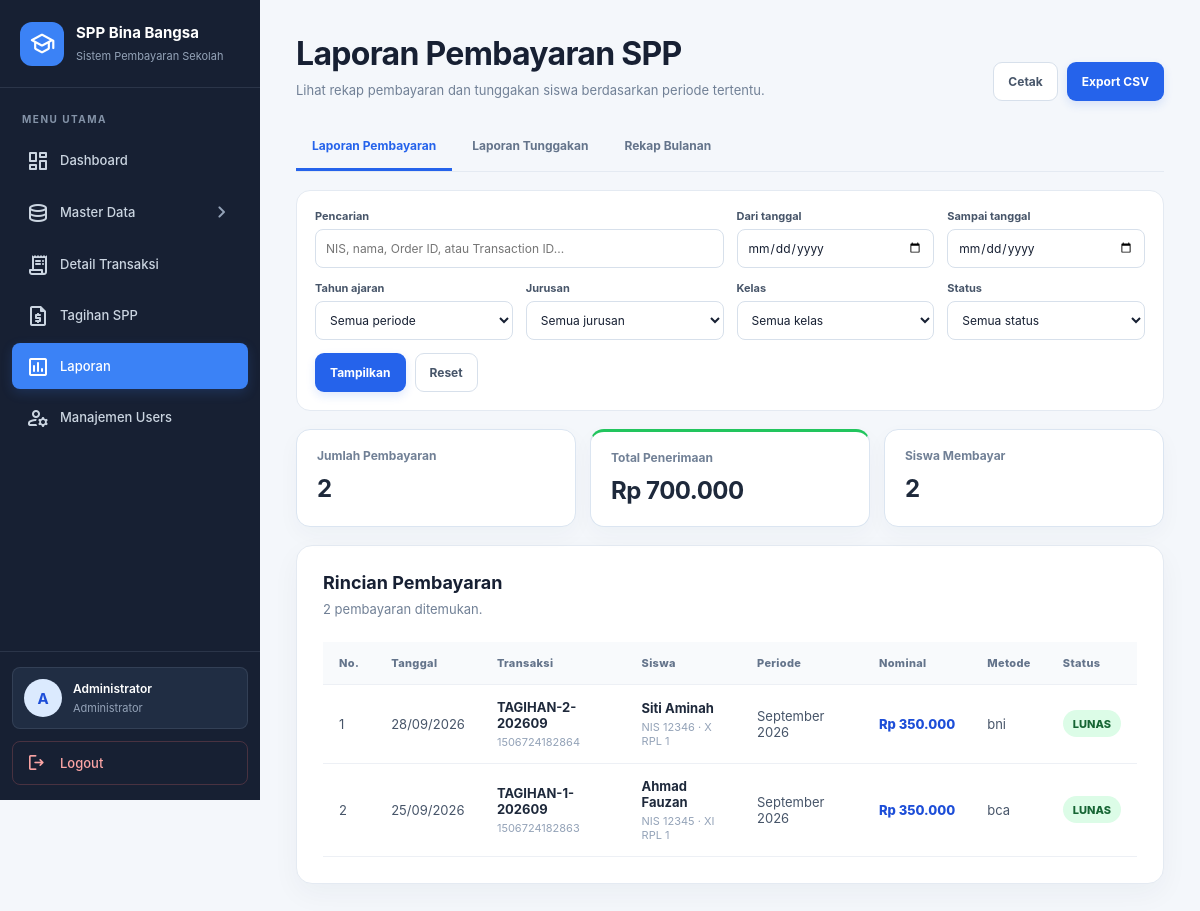
Page /admin/laporan.php (signed in) on the committed database.
### tables this page shows
CREATE TABLE `pembayaran` (
  `id_pembayaran`      INT UNSIGNED NOT NULL AUTO_INCREMENT,
  `id_transaksi`       INT UNSIGNED NOT NULL,
  `id_tagihan`         INT UNSIGNED NOT NULL,
  `tanggal_pembayaran` DATETIME NOT NULL COMMENT 'waktu sebenarnya, tetap tersimpan walau telat',
  `nominal_pembayaran` BIGINT UNSIGNED NOT NULL,
  `status`             ENUM('LUNAS','SEBAGIAN') NOT NULL DEFAULT 'LUNAS',
  `created_at`         DATETIME NOT NULL DEFAULT CURRENT_TIMESTAMP,
  PRIMARY KEY (`id_pembayaran`),
  UNIQUE KEY `uq_pembayaran_transaksi` (`id_transaksi`),
  UNIQUE KEY `uq_pembayaran_tagihan` (`id_tagihan`) COMMENT 'mencegah pelunasan ganda',
  KEY `fk_pembayaran_tagihan` (`id_tagihan`),
  CONSTRAINT `fk_pembayaran_trx`     FOREIGN KEY (`id_transaksi`) REFERENCES `transaksi_payment_gateway` (`id_transaksi`),
  CONSTRAINT `fk_pembayaran_tagihan` FOREIGN KEY (`id_tagihan`) REFERENCES `tagihan_spp` (`id_tagihan`)
);

CREATE TABLE `transaksi_payment_gateway` (
  `id_transaksi`      INT UNSIGNED NOT NULL AUTO_INCREMENT,
  `order_id`          VARCHAR(100) NOT NULL COMMENT 'dibuat aplikasi, contoh: TAGIHAN-3-202609',
  `transaction_id`    VARCHAR(100) NULL COMMENT 'dari notifikasi Midtrans',
  `virtual_account`   VARCHAR(20)  NOT NULL,
  `id_siswa`          INT UNSIGNED NULL,
  `tanggal_transaksi` DATE NULL,
  `waktu_transaksi`   DATETIME NULL COMMENT 'transaction_time / settlement_time dari Midtrans',
  `nominal`           BIGINT UNSIGNED NOT NULL,
  `payment_type`      VARCHAR(30) NULL COMMENT 'bank_transfer, qris, e_wallet, dll',
  `payment_channel`   VARCHAR(50) NULL COMMENT 'bca, bni, bri, mandiri, dll',
  `reference_number`  VARCHAR(100) NULL COMMENT 'nomor referensi bank / fraud',
  `status_transaksi`  ENUM('pending','capture','settlement','deny','cancel','expire') NOT NULL DEFAULT 'pending',
  `fraud_status`      ENUM('accept','deny','challenge') NULL,
  `signature_key`     VARCHAR(255) NULL,
  `raw_response`      TEXT NULL COMMENT 'payload notifikasi Midtrans apa adanya',
  `created_at`        DATETIME NOT NULL DEFAULT CURRENT_TIMESTAMP,
  `updated_at`        DATETIME NOT NULL DEFAULT CURRENT_TIMESTAMP ON UPDATE CURRENT_TIMESTAMP,
  PRIMARY KEY (`id_transaksi`),
  UNIQUE KEY `uq_trx_order_id` (`order_id`),
  UNIQUE KEY `uq_trx_transaction_id` (`transaction_id`),
  KEY `fk_trx_siswa` (`id_siswa`),
  KEY `idx_trx_va` (`virtual_account`),
  KEY `idx_trx_status` (`status_transaksi`),
  CONSTRAINT `fk_trx_siswa` FOREIGN KEY (`id_siswa`) REFERENCES `siswa` (`id_siswa`) ON DELETE SET NULL
);

CREATE TABLE `siswa` (
  `id_siswa`       INT UNSIGNED NOT NULL AUTO_INCREMENT,
  `nis`            CHAR(5)     NOT NULL COMMENT '5 digit, menjadi 5 digit terakhir nomor VA',
  `nisn`           CHAR(10)    NULL,
  `nama`           VARCHAR(100) NOT NULL,
  `jenis_kelamin`  ENUM('L','P') NOT NULL,
  `tempat_lahir`   VARCHAR(60) NULL,
  `tanggal_lahir`  DATE        NULL,
  `alamat`         VARCHAR(255) NULL,
  `no_hp`          VARCHAR(20) NULL,
  `nama_orang_tua` VARCHAR(100) NULL,
  `id_kelas`       INT UNSIGNED NOT NULL,
  `id_tahun_ajaran` INT UNSIGNED NOT NULL,
  `id_user`        INT UNSIGNED NULL COMMENT 'akun login siswa',
  `status`         ENUM('aktif','lulus','keluar') NOT NULL DEFAULT 'aktif',
  `created_at`     DATETIME NOT NULL DEFAULT CURRENT_TIMESTAMP,
  `updated_at`     DATETIME NOT NULL DEFAULT CURRENT_TIMESTAMP ON UPDATE CURRENT_TIMESTAMP,
  PRIMARY KEY (`id_siswa`),
  UNIQUE KEY `uq_siswa_nis` (`nis`),
  UNIQUE KEY `uq_siswa_nisn` (`nisn`),
  UNIQUE KEY `uq_siswa_user` (`id_user`),
  KEY `fk_siswa_kelas` (`id_kelas`),
  KEY `fk_siswa_ta` (`id_tahun_ajaran`),
  CONSTRAINT `fk_siswa_kelas` FOREIGN KEY (`id_kelas`) REFERENCES `kelas` (`id_kelas`),
  CONSTRAINT `fk_siswa_ta`    FOREIGN KEY (`id_tahun_ajaran`) REFERENCES `tahun_ajaran` (`id_tahun_ajaran`),
  CONSTRAINT `fk_siswa_user`  FOREIGN KEY (`id_user`) REFERENCES `users` (`id_user`) ON DELETE SET NULL
);

CREATE TABLE `kelas` (
  `id_kelas`        INT UNSIGNED NOT NULL AUTO_INCREMENT,
  `nama_kelas`      VARCHAR(50) NOT NULL COMMENT 'contoh: XI RPL 1',
  `tingkat`         ENUM('X','XI','XII') NOT NULL,
  `nomor_ruangan`   INT UNSIGNED NOT NULL COMMENT 'nomor urut ruangan, contoh: 1, 2, 3',
  `id_jurusan`      INT UNSIGNED NOT NULL,
  `id_tahun_ajaran` INT UNSIGNED NOT NULL,
  PRIMARY KEY (`id_kelas`),
  UNIQUE KEY `uq_kelas_nama` (`nama_kelas`),
  KEY `fk_kelas_jurusan` (`id_jurusan`),
  KEY `fk_kelas_ta` (`id_tahun_ajaran`),
  CONSTRAINT `fk_kelas_jurusan` FOREIGN KEY (`id_jurusan`) REFERENCES `jurusan` (`id_jurusan`),
  CONSTRAINT `fk_kelas_ta`      FOREIGN KEY (`id_tahun_ajaran`) REFERENCES `tahun_ajaran` (`id_tahun_ajaran`)
);

CREATE TABLE `tagihan_spp` (
  `id_tagihan`          INT UNSIGNED NOT NULL AUTO_INCREMENT,
  `id_siswa`            INT UNSIGNED NOT NULL,
  `id_tarif`            INT UNSIGNED NOT NULL,
  `id_tahun_ajaran`     INT UNSIGNED NOT NULL,
  `bulan`               TINYINT UNSIGNED NOT NULL COMMENT '1-12',
  `tahun`               SMALLINT UNSIGNED NOT NULL COMMENT 'contoh: 2026',
  `nominal`             BIGINT UNSIGNED NOT NULL,
  `tanggal_jatuh_tempo` DATE NOT NULL COMMENT 'tanggal terakhir bulan berjalan',
  `status`              ENUM('BELUM_BAYAR','LUNAS','TUNGGAKAN') NOT NULL DEFAULT 'BELUM_BAYAR',
  `created_at`          DATETIME NOT NULL DEFAULT CURRENT_TIMESTAMP,
  `updated_at`          DATETIME NOT NULL DEFAULT CURRENT_TIMESTAMP ON UPDATE CURRENT_TIMESTAMP,
  PRIMARY KEY (`id_tagihan`),
  UNIQUE KEY `uq_tagihan_periode` (`id_siswa`,`tahun`,`bulan`) COMMENT 'satu tagihan per siswa per bulan',
  KEY `fk_tagihan_tarif` (`id_tarif`),
  KEY `fk_tagihan_ta` (`id_tahun_ajaran`),
  KEY `idx_tagihan_status` (`status`),
  KEY `idx_tagihan_jatuh_tempo` (`tanggal_jatuh_tempo`),
  CONSTRAINT `fk_tagihan_siswa` FOREIGN KEY (`id_siswa`) REFERENCES `siswa` (`id_siswa`),
  CONSTRAINT `fk_tagihan_tarif` FOREIGN KEY (`id_tarif`) REFERENCES `tarif_spp` (`id_tarif`),
  CONSTRAINT `fk_tagihan_ta`    FOREIGN KEY (`id_tahun_ajaran`) REFERENCES `tahun_ajaran` (`id_tahun_ajaran`)
);

### admin/laporan.php (the view, shortened to what this page needs)
<?php
require_once __DIR__ . '/../config/koneksi.php';
function e(mixed $value): string
{
    return htmlspecialchars((string) $value, ENT_QUOTES, 'UTF-8');
}
function rupiah(int|string|null $nominal): string
{
    return 'Rp ' . number_format((int) $nominal, 0, ',', '.');
}
function tanggalIndonesia(?string $tanggal): string
{
    return (new DateTimeImmutable($tanggal))->format('d/m/Y');
}
function bulanLabel(int $bulan, array $bulanNama): string
{
    return $bulanNama[$bulan] ?? '-';
}
$bulanNama = [
    1 => 'Januari', 2 => 'Februari', 3 => 'Maret', 4 => 'April',
    5 => 'Mei', 6 => 'Juni', 7 => 'Juli', 8 => 'Agustus',
    9 => 'September', 10 => 'Oktober', 11 => 'November', 12 => 'Desember',
];
$jenis = (string) ($_GET['jenis'] ?? 'pembayaran');
$q = trim((string) ($_GET['q'] ?? ''));
$tanggalMulai = trim((string) ($_GET['tanggal_mulai'] ?? ''));
$tanggalSelesai = trim((string) ($_GET['tanggal_selesai'] ?? ''));
$baseConditions = [];
$baseParams = [];
$data = [];
$summary = [
    'jumlah' => 0,
    'total' => 0,
    'siswa' => 0,
    'lunas' => 0,
    'belum_bayar' => 0,
    'tunggakan' => 0,
    'total_tunggakan' => 0,
];
if ($jenis === 'pembayaran') {
    $conditions = $baseConditions;
    $params = $baseParams;
    $where = $conditions ? 'WHERE ' . implode(' AND ', $conditions) : '';
    $stmt = $pdo->prepare(
        'SELECT p.id_pembayaran, p.tanggal_pembayaran, p.nominal_pembayaran, p.status,
                t.order_id, t.transaction_id, t.payment_channel, t.payment_type,
                s.nis, s.nama, k.nama_kelas, j.nama_jurusan,
                ts.bulan, ts.tahun, ta.tahun_ajaran
         FROM pembayaran p
         INNER JOIN transaksi_payment_gateway t ON t.id_transaksi = p.id_transaksi
         INNER JOIN tagihan_spp ts ON ts.id_tagihan = p.id_tagihan
         INNER JOIN siswa s ON s.id_siswa = ts.id_siswa
         INNER JOIN kelas k ON k.id_kelas = s.id_kelas
         INNER JOIN jurusan j ON j.id_jurusan = k.id_jurusan
         INNER JOIN tahun_ajaran ta ON ta.id_tahun_ajaran = ts.id_tahun_ajaran
         LEFT JOIN virtual_account va ON va.id_siswa = s.id_siswa AND va.status = "aktif"
         ' . $where . '
         ORDER BY p.tanggal_pembayaran DESC, p.id_pembayaran DESC'
    );
    $stmt->execute($params);
    $data = $stmt->fetchAll();
    $summaryConditions = $conditions;
    $summarySql = 'SELECT COUNT(*) AS jumlah,
                          COALESCE(SUM(p.nominal_pembayaran), 0) AS total,
                          COUNT(DISTINCT s.id_siswa) AS siswa
                   FROM pembayaran p
                   INNER JOIN transaksi_payment_gateway t ON t.id_transaksi = p.id_transaksi
                   INNER JOIN tagihan_spp ts ON ts.id_tagihan = p.id_tagihan
                   INNER JOIN siswa s ON s.id_siswa = ts.id_siswa
                   INNER JOIN kelas k ON k.id_kelas = s.id_kelas
                   LEFT JOIN virtual_account va ON va.id_siswa = s.id_siswa AND va.status = "aktif"
                   ' . ($summaryConditions ? 'WHERE ' . implode(' AND ', $summaryConditions) : '');
    $summaryStmt = $pdo->prepare($summarySql);
    $summaryStmt->execute($params);
    $summary = array_merge($summary, $summaryStmt->fetch() ?: []);
}
$queryForExport = $_GET;
$queryForExport['format'] = 'csv';
$urlExport = 'laporan.php?' . http_build_query($queryForExport);
?>
<!DOCTYPE html>
<html lang="id">
<head>
    <link rel="stylesheet" href="../assets/css/admin/sidebar.css">
    <link rel="stylesheet" href="../assets/css/admin/laporan.css">
</head>
<body>
<?php require_once __DIR__ . '/partials/sidebar.php'; ?>
<main class="content">
    <header class="page-heading">
        <div>
            <h1>Laporan Pembayaran SPP</h1>
            <p>Lihat rekap pembayaran dan tunggakan siswa berdasarkan periode tertentu.</p>
        </div>
        <div class="heading-actions">
            <button class="btn btn-secondary" type="button" onclick="window.print()">Cetak</button>
            <a class="btn btn-primary" href="<?= e($urlExport) ?>">Export CSV</a>
        </div>
    </header>
    <nav class="report-tabs" aria-label="Jenis laporan">
        <a class="report-tab <?= $jenis === 'pembayaran' ? 'active' : '' ?>" href="laporan.php?jenis=pembayaran">Laporan Pembayaran</a>
        <a class="report-tab <?= $jenis === 'tunggakan' ? 'active' : '' ?>" href="laporan.php?jenis=tunggakan">Laporan Tunggakan</a>
        <a class="report-tab <?= $jenis === 'rekap' ? 'active' : '' ?>" href="laporan.php?jenis=rekap">Rekap Bulanan</a>
    </nav>
    <section class="filter-panel">
        <form class="filter-form" method="GET" action="laporan.php">
            <div class="filter-field filter-wide"><label for="q">Pencarian</label><input id="q" type="search" name="q" value="<?= e($q) ?>" placeholder="NIS, nama, Order ID, atau Transaction ID..."></div>
            <div class="filter-field"><label for="tanggal_mulai">Dari tanggal</label><input id="tanggal_mulai" type="date" name="tanggal_mulai" value="<?= e($tanggalMulai) ?>"></div>
            <div class="filter-field"><label for="tanggal_selesai">Sampai tanggal</label><input id="tanggal_selesai" type="date" name="tanggal_selesai" value="<?= e($tanggalSelesai) ?>"></div>
            <div class="filter-field"><label for="tahun_ajaran">Tahun ajaran</label><select id="tahun_ajaran" name="tahun_ajaran"><option value="0">Semua periode</option></select></div>
            <div class="filter-field"><label for="jurusan">Jurusan</label><select id="jurusan" name="jurusan"><option value="0">Semua jurusan</option></select></div>
            <div class="filter-field"><label for="kelas">Kelas</label><select id="kelas" name="kelas"><option value="0">Semua kelas</option></select></div>
            <?php if ($jenis === 'pembayaran'): ?><div class="filter-field"><label for="status_pembayaran">Status</label><select id="status_pembayaran" name="status_pembayaran"><option value="">Semua status</option></select></div><?php endif; ?>
            <div class="filter-actions"><button class="btn btn-primary" type="submit">Tampilkan</button><a class="btn btn-secondary" href="laporan.php?jenis=<?= e($jenis) ?>">Reset</a></div>
        </form>
    </section>
    <section class="summary-grid">
        <?php if ($jenis === 'pembayaran'): ?>
            <div class="summary-card"><span>Jumlah Pembayaran</span><strong><?= (int) $summary['jumlah'] ?></strong></div>
            <div class="summary-card summary-success"><span>Total Penerimaan</span><strong><?= e(rupiah($summary['total'])) ?></strong></div>
            <div class="summary-card"><span>Siswa Membayar</span><strong><?= (int) $summary['siswa'] ?></strong></div>
        <?php endif; ?>
    </section>
    <section class="panel report-panel">
        <div class="panel-body">
            <?php if ($jenis === 'pembayaran'): ?>
                <div class="list-heading"><div><h2>Rincian Pembayaran</h2><p><?= count($data) ?> pembayaran ditemukan.</p></div></div>
                <div class="table-wrap"><table><thead><tr><th>No.</th><th>Tanggal</th><th>Transaksi</th><th>Siswa</th><th>Periode</th><th>Nominal</th><th>Metode</th><th>Status</th></tr></thead><tbody>
                <?php if (!$data): ?><tr><td colspan="8" class="empty-state">Belum ada pembayaran yang sesuai filter.</td></tr><?php else: foreach ($data as $i => $row): ?><tr><td><?= $i + 1 ?></td><td><?= e(tanggalIndonesia($row['tanggal_pembayaran'])) ?></td><td><strong><?= e($row['order_id']) ?></strong><small><?= e($row['transaction_id']) ?></small></td><td><strong><?= e($row['nama']) ?></strong><small>NIS <?= e($row['nis']) ?> · <?= e($row['nama_kelas']) ?></small></td><td><?= e(bulanLabel((int) $row['bulan'], $bulanNama) . ' ' . $row['tahun']) ?></td><td class="nominal-cell"><?= e(rupiah($row['nominal_pembayaran'])) ?></td><td><?= e($row['payment_channel'] ?: $row['payment_type'] ?: '-') ?></td><td><span class="status status-success"><?= e($row['status']) ?></span></td></tr><?php endforeach; endif; ?></tbody></table></div>
            <?php endif; ?>
        </div>
    </section>
</main>
</body>
</html>

### rows in the picture
pembayaran: tanggal_pembayaran "28/09/2026", id_transaksi.order_id "TAGIHAN-2-202609", id_transaksi.transaction_id "1506724182864", siswa.nama "Siti Aminah", siswa.nis "12346", kelas.nama_kelas "X RPL 1", id_tagihan.tahun "September 2026", nominal_pembayaran "Rp 350.000", id_transaksi.payment_channel "bni", status "LUNAS"
pembayaran: tanggal_pembayaran "25/09/2026", id_transaksi.order_id "TAGIHAN-1-202609", id_transaksi.transaction_id "1506724182863", siswa.nama "Ahmad Fauzan", siswa.nis "12345", kelas.nama_kelas "XI RPL 1", id_tagihan.tahun "September 2026", nominal_pembayaran "Rp 350.000", id_transaksi.payment_channel "bca", status "LUNAS"

### other values in the picture
$userInitial "A"
$userName "Administrator"
$summary['jumlah'] "2"
rupiah($summary['total']) "Rp 700.000"
$summary['siswa'] "2"
count($data) "2"
